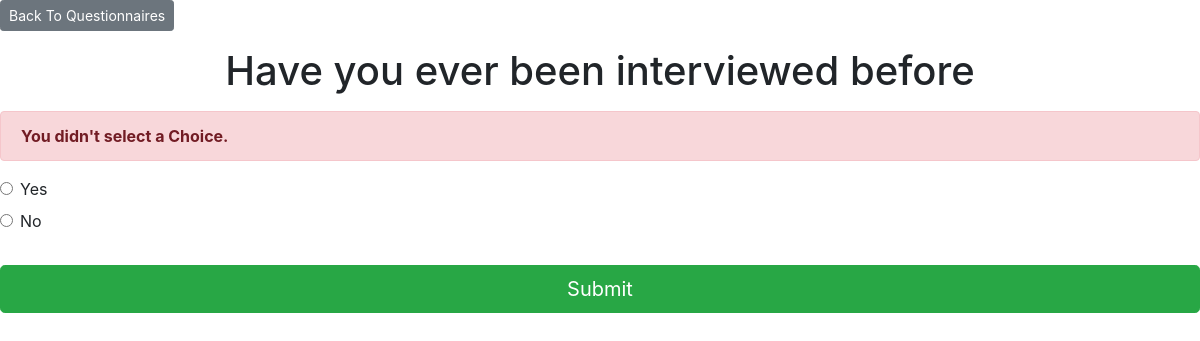
The page /2/vote/ on the database its author committed.
### home/models.py (models this page shows, shortened)
class Question(models.Model):
    question_text = models.CharField(max_length=200)
    pub_date = models.DateTimeField('date published')

class Choice(models.Model):
    question = models.ForeignKey(Question, on_delete=models.CASCADE)
    choice_text = models.CharField(max_length=200)
    votes = models.IntegerField(default=0)

### home/views.py (the view)
# urls.py: path('<int:question_id>/vote/', views.vote, name='vote'),
def vote(request, question_id):
    question = get_object_or_404(Question, pk=question_id)
    try:
        selected_choice = question.choice_set.get(pk=request.POST['choice'])
    except (KeyError, Choice.DoesNotExist):
        return render(request, 'home/detail.html', {
            'question': question,
            'error_message': "You didn't select a Choice."
        })
    else:
        selected_choice.votes += 1
        selected_choice.save()
        return HttpResponseRedirect(reverse('home:results', args=(question.id,)))

### home/templates/home/detail.html (shortened to what this page needs)
{% extends 'base.html' %}
{% block content %}
<a class="btn btn-secondary btn-sm mb-3" href="{% url 'home:index' %}"> Back To Questionnaires </a>
<h1 class="text-center mb-3">{{ question.question_text }}</h1>
{% if error_message %}
<p class="alert alert-danger">
    <strong>{{ error_message }}</strong>
</p>
{% endif %}
<form action="{% url 'home:vote' question.id %}" method="POST">
    {% for choice in question.choice_set.all %}
    <div class="form-check">
        <input type="radio" name="choice" class="form-check-input" id="choice{{ forloop.counter }}"
            value="{{ choice.id }}" />
        <label for="choice{{ forloop.counter }}">{{ choice.choice_text }}</label>
    </div>
    {% endfor %}
    <input type="submit" value="Submit" class="btn btn-success btn-lg btn-block mt-4" />
</form>
{% endblock %}

### rows shown on the page
Question: question_text "Have you ever been interviewed before"
Choice: choice_text "Yes"
Choice: choice_text "No"

### other values the page prints
{{ error_message }} "You didn't select a Choice."
